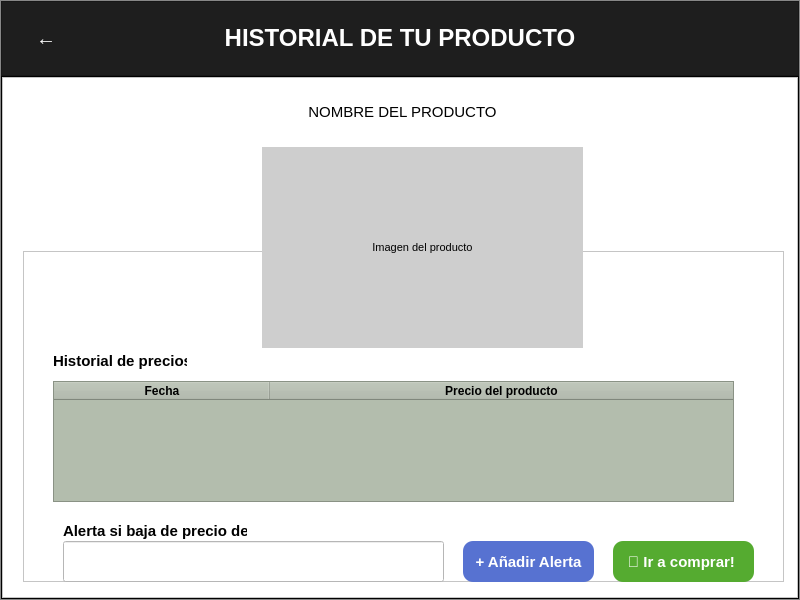
<?xml version="1.0" encoding="UTF-8"?>
<ui version="4.0">
 <class>Historial</class>
 <widget class="QMainWindow" name="Historial">
  <property name="geometry">
   <rect>
    <x>0</x>
    <y>0</y>
    <width>800</width>
    <height>600</height>
   </rect>
  </property>
  <property name="minimumSize">
   <size>
    <width>800</width>
    <height>600</height>
   </size>
  </property>
  <property name="maximumSize">
   <size>
    <width>800</width>
    <height>600</height>
   </size>
  </property>
  <property name="windowTitle">
   <string>Fermady</string>
  </property>
  <property name="windowIcon">
   <iconset>
    <normaloff>imagenes/hucha.png</normaloff>imagenes/hucha.png</iconset>
  </property>
  <widget class="QWidget" name="centralwidget">
   <layout class="QVBoxLayout" name="verticalLayout_2">
    <property name="leftMargin">
     <number>0</number>
    </property>
    <property name="topMargin">
     <number>0</number>
    </property>
    <property name="rightMargin">
     <number>0</number>
    </property>
    <property name="bottomMargin">
     <number>0</number>
    </property>
    <item>
     <widget class="QFrame" name="frame">
      <property name="cursor">
       <cursorShape>ArrowCursor</cursorShape>
      </property>
      <property name="styleSheet">
       <string notr="true">background-color: rgb(175, 175, 175);</string>
      </property>
      <property name="frameShape">
       <enum>QFrame::StyledPanel</enum>
      </property>
      <property name="frameShadow">
       <enum>QFrame::Raised</enum>
      </property>
      <layout class="QVBoxLayout" name="verticalLayout" stretch="1,7">
       <property name="spacing">
        <number>0</number>
       </property>
       <property name="leftMargin">
        <number>0</number>
       </property>
       <property name="topMargin">
        <number>0</number>
       </property>
       <property name="rightMargin">
        <number>0</number>
       </property>
       <property name="bottomMargin">
        <number>0</number>
       </property>
       <item>
        <widget class="QFrame" name="Frame_Sup">
         <property name="styleSheet">
          <string notr="true">background-color: rgb(30, 30, 30);</string>
         </property>
         <property name="frameShape">
          <enum>QFrame::StyledPanel</enum>
         </property>
         <property name="frameShadow">
          <enum>QFrame::Raised</enum>
         </property>
         <layout class="QHBoxLayout" name="horizontalLayout" stretch="1,1,5,2">
          <property name="spacing">
           <number>0</number>
          </property>
          <property name="leftMargin">
           <number>0</number>
          </property>
          <property name="topMargin">
           <number>0</number>
          </property>
          <property name="rightMargin">
           <number>0</number>
          </property>
          <property name="bottomMargin">
           <number>0</number>
          </property>
          <item>
           <widget class="QPushButton" name="btnatras">
            <property name="font">
             <font>
              <pointsize>-1</pointsize>
              <bold>true</bold>
             </font>
            </property>
            <property name="cursor">
             <cursorShape>PointingHandCursor</cursorShape>
            </property>
            <property name="toolTipDuration">
             <number>1</number>
            </property>
            <property name="styleSheet">
             <string notr="true">QPushButton{
background-color: transparent;
        border: none; 
        color: #fff; 
        padding: 10px 20px;
        font-size: 20px;
        font-weight: bold; 
}</string>
            </property>
            <property name="text">
             <string>←</string>
            </property>
           </widget>
          </item>
          <item>
           <spacer name="horizontalSpacer">
            <property name="orientation">
             <enum>Qt::Horizontal</enum>
            </property>
            <property name="sizeHint" stdset="0">
             <size>
              <width>86</width>
              <height>20</height>
             </size>
            </property>
           </spacer>
          </item>
          <item>
           <widget class="QLabel" name="label">
            <property name="font">
             <font>
              <family>Leelawadee UI</family>
              <pointsize>12</pointsize>
              <bold>true</bold>
             </font>
            </property>
            <property name="layoutDirection">
             <enum>Qt::LeftToRight</enum>
            </property>
            <property name="styleSheet">
             <string notr="true"/>
            </property>
            <property name="lineWidth">
             <number>0</number>
            </property>
            <property name="text">
             <string>&lt;html&gt;&lt;head/&gt;&lt;body&gt;&lt;p align=&quot;center&quot;&gt;&lt;span style=&quot; font-size:18pt; color:#ffffff;&quot;&gt;HISTORIAL DE TU PRODUCTO&lt;/span&gt;&lt;/p&gt;&lt;/body&gt;&lt;/html&gt;</string>
            </property>
            <property name="alignment">
             <set>Qt::AlignCenter</set>
            </property>
           </widget>
          </item>
          <item>
           <spacer name="horizontalSpacer_2">
            <property name="orientation">
             <enum>Qt::Horizontal</enum>
            </property>
            <property name="sizeHint" stdset="0">
             <size>
              <width>174</width>
              <height>20</height>
             </size>
            </property>
           </spacer>
          </item>
         </layout>
        </widget>
       </item>
       <item>
        <widget class="QFrame" name="frame_conte">
         <property name="cursor">
          <cursorShape>ArrowCursor</cursorShape>
         </property>
         <property name="styleSheet">
          <string notr="true">background-color: qconicalgradient(cx:1, cy:0.648, angle:0, stop:0 rgba(169, 178, 207, 255), stop:0.596591 rgba(220, 209, 218, 255), stop:0.98 rgba(66, 66, 66, 255), stop:1 rgba(0, 0, 0, 0));</string>
         </property>
         <property name="frameShape">
          <enum>QFrame::StyledPanel</enum>
         </property>
         <property name="frameShadow">
          <enum>QFrame::Raised</enum>
         </property>
         <layout class="QHBoxLayout" name="horizontalLayout_2">
          <property name="spacing">
           <number>0</number>
          </property>
          <property name="leftMargin">
           <number>0</number>
          </property>
          <property name="topMargin">
           <number>0</number>
          </property>
          <property name="rightMargin">
           <number>0</number>
          </property>
          <property name="bottomMargin">
           <number>0</number>
          </property>
          <item>
           <widget class="QFrame" name="frame_4">
            <property name="styleSheet">
             <string notr="true">background-color: rgb(255, 255, 255);</string>
            </property>
            <property name="frameShape">
             <enum>QFrame::StyledPanel</enum>
            </property>
            <property name="frameShadow">
             <enum>QFrame::Raised</enum>
            </property>
            <widget class="QFrame" name="frame_2">
             <property name="geometry">
              <rect>
               <x>21</x>
               <y>174</y>
               <width>761</width>
               <height>331</height>
              </rect>
             </property>
             <property name="styleSheet">
              <string notr="true"> &lt;table id=&quot;tablaAlumnos&quot;&gt;
        &lt;thead&gt;
            &lt;tr&gt;
                &lt;th&gt;Número de Cuenta&lt;/th&gt;
                &lt;th&gt;Nombre&lt;/th&gt;
                &lt;th&gt;Nota Final&lt;/th&gt;
                &lt;th&gt;Acciones&lt;/th&gt;
            &lt;/tr&gt;
        &lt;/thead&gt;
        &lt;tbody id=&quot;cuerpoTabla&quot;&gt;&lt;/tbody&gt;
    &lt;/table&gt;</string>
             </property>
             <property name="frameShape">
              <enum>QFrame::StyledPanel</enum>
             </property>
             <property name="frameShadow">
              <enum>QFrame::Raised</enum>
             </property>
             <widget class="QTableWidget" name="tablahist">
              <property name="geometry">
               <rect>
                <x>30</x>
                <y>130</y>
                <width>681</width>
                <height>121</height>
               </rect>
              </property>
              <property name="minimumSize">
               <size>
                <width>0</width>
                <height>0</height>
               </size>
              </property>
              <property name="styleSheet">
               <string notr="true">background-color: rgb(179, 189, 173);</string>
              </property>
              <attribute name="horizontalHeaderMinimumSectionSize">
               <number>39</number>
              </attribute>
              <attribute name="horizontalHeaderDefaultSectionSize">
               <number>216</number>
              </attribute>
              <attribute name="horizontalHeaderShowSortIndicator" stdset="0">
               <bool>true</bool>
              </attribute>
              <attribute name="horizontalHeaderStretchLastSection">
               <bool>true</bool>
              </attribute>
              <attribute name="verticalHeaderCascadingSectionResizes">
               <bool>true</bool>
              </attribute>
              <attribute name="verticalHeaderMinimumSectionSize">
               <number>24</number>
              </attribute>
              <attribute name="verticalHeaderDefaultSectionSize">
               <number>30</number>
              </attribute>
              <attribute name="verticalHeaderShowSortIndicator" stdset="0">
               <bool>true</bool>
              </attribute>
              <attribute name="verticalHeaderStretchLastSection">
               <bool>true</bool>
              </attribute>
              <column>
               <property name="text">
                <string notr="true">Fecha</string>
               </property>
               <property name="toolTip">
                <string notr="true"/>
               </property>
               <property name="whatsThis">
                <string notr="true"/>
               </property>
               <property name="font">
                <font>
                 <family>Arial</family>
                 <bold>true</bold>
                </font>
               </property>
              </column>
              <column>
               <property name="text">
                <string notr="true">Precio del producto</string>
               </property>
               <property name="toolTip">
                <string notr="true"/>
               </property>
               <property name="whatsThis">
                <string notr="true"/>
               </property>
               <property name="font">
                <font>
                 <family>Arial</family>
                 <bold>true</bold>
                </font>
               </property>
              </column>
             </widget>
             <widget class="QLineEdit" name="textalerta">
              <property name="geometry">
               <rect>
                <x>40</x>
                <y>290</y>
                <width>381</width>
                <height>41</height>
               </rect>
              </property>
              <property name="font">
               <font>
                <pointsize>9</pointsize>
                <bold>false</bold>
               </font>
              </property>
              <property name="cursor">
               <cursorShape>ArrowCursor</cursorShape>
              </property>
              <property name="toolTip">
               <string/>
              </property>
              <property name="styleSheet">
               <string notr="true">background-color: rgb(255, 255, 255);</string>
              </property>
              <property name="text">
               <string/>
              </property>
             </widget>
             <widget class="QLabel" name="label_2">
              <property name="geometry">
               <rect>
                <x>40</x>
                <y>270</y>
                <width>184</width>
                <height>20</height>
               </rect>
              </property>
              <property name="font">
               <font>
                <family>Leelawadee UI</family>
                <bold>true</bold>
               </font>
              </property>
              <property name="text">
               <string>&lt;html&gt;&lt;head/&gt;&lt;body&gt;&lt;p&gt;&lt;span style=&quot; font-size:11pt; font-weight:700;&quot;&gt;Alerta si baja de precio de:&lt;/span&gt;&lt;/p&gt;&lt;/body&gt;&lt;/html&gt;</string>
              </property>
             </widget>
             <widget class="QPushButton" name="btnalerta">
              <property name="geometry">
               <rect>
                <x>440</x>
                <y>290</y>
                <width>131</width>
                <height>41</height>
               </rect>
              </property>
              <property name="sizePolicy">
               <sizepolicy hsizetype="Fixed" vsizetype="Fixed">
                <horstretch>0</horstretch>
                <verstretch>0</verstretch>
               </sizepolicy>
              </property>
              <property name="font">
               <font>
                <family>Leelawadee UI</family>
                <pointsize>11</pointsize>
                <italic>false</italic>
                <bold>true</bold>
               </font>
              </property>
              <property name="cursor">
               <cursorShape>PointingHandCursor</cursorShape>
              </property>
              <property name="styleSheet">
               <string notr="true">QPushButton {
    color: rgb(255, 255, 255);
    background-color: rgb(87, 114, 209);
    border-radius: 10px;
  }

QPushButton:hover {
 		background-color: rgb(80, 46, 139);
}

</string>
              </property>
              <property name="text">
               <string>+ Añadir Alerta</string>
              </property>
             </widget>
             <widget class="QLabel" name="label_3">
              <property name="geometry">
               <rect>
                <x>30</x>
                <y>100</y>
                <width>134</width>
                <height>20</height>
               </rect>
              </property>
              <property name="font">
               <font>
                <family>Leelawadee UI</family>
                <bold>true</bold>
               </font>
              </property>
              <property name="styleSheet">
               <string notr="true">background-color: transparent;</string>
              </property>
              <property name="text">
               <string>&lt;html&gt;&lt;head/&gt;&lt;body&gt;&lt;p&gt;&lt;span style=&quot; font-size:11pt; font-weight:700;&quot;&gt;Historial de precios&lt;/span&gt;&lt;/p&gt;&lt;/body&gt;&lt;/html&gt;</string>
              </property>
             </widget>
             <widget class="QPushButton" name="btncomprar">
              <property name="geometry">
               <rect>
                <x>590</x>
                <y>290</y>
                <width>141</width>
                <height>41</height>
               </rect>
              </property>
              <property name="sizePolicy">
               <sizepolicy hsizetype="Fixed" vsizetype="Fixed">
                <horstretch>0</horstretch>
                <verstretch>0</verstretch>
               </sizepolicy>
              </property>
              <property name="font">
               <font>
                <family>Leelawadee UI</family>
                <pointsize>11</pointsize>
                <italic>false</italic>
                <bold>true</bold>
               </font>
              </property>
              <property name="cursor">
               <cursorShape>PointingHandCursor</cursorShape>
              </property>
              <property name="styleSheet">
               <string notr="true">QPushButton {
    color: rgb(255, 255, 255);
    background-color: rgb(85, 171, 48);
    border-radius: 10px;
  }

QPushButton:hover {
 		
	background-color: rgb(31, 98, 13);
}

</string>
              </property>
              <property name="text">
               <string>🛒 Ir a comprar! </string>
              </property>
             </widget>
            </widget>
            <widget class="QLabel" name="nproducto">
             <property name="geometry">
              <rect>
               <x>30</x>
               <y>15</y>
               <width>741</width>
               <height>41</height>
              </rect>
             </property>
             <property name="font">
              <font>
               <family>Leelawadee UI</family>
               <bold>true</bold>
              </font>
             </property>
             <property name="styleSheet">
              <string notr="true">background-color: transparent;</string>
             </property>
             <property name="text">
              <string>&lt;html&gt;&lt;head/&gt;&lt;body&gt;&lt;p align=&quot;center&quot;&gt;&lt;span style=&quot; font-size:11pt; font-weight:400;&quot;&gt;NOMBRE DEL PRODUCTO&lt;/span&gt;&lt;/p&gt;&lt;/body&gt;&lt;/html&gt;</string>
             </property>
            </widget>
            <widget class="QLabel" name="lbproducto">
             <property name="geometry">
              <rect>
               <x>260</x>
               <y>70</y>
               <width>321</width>
               <height>201</height>
              </rect>
             </property>
             <property name="maximumSize">
              <size>
               <width>321</width>
               <height>201</height>
              </size>
             </property>
             <property name="font">
              <font>
               <family>Leelawadee UI</family>
               <pointsize>14</pointsize>
               <bold>true</bold>
              </font>
             </property>
             <property name="styleSheet">
              <string notr="true">background-color: rgb(206, 206, 206);</string>
             </property>
             <property name="text">
              <string>&lt;html&gt;&lt;head/&gt;&lt;body&gt;&lt;p align=&quot;center&quot;&gt;&lt;span style=&quot; font-size:8pt; font-weight:400;&quot;&gt;Imagen del producto&lt;/span&gt;&lt;/p&gt;&lt;/body&gt;&lt;/html&gt;</string>
             </property>
            </widget>
           </widget>
          </item>
         </layout>
        </widget>
       </item>
      </layout>
     </widget>
    </item>
   </layout>
  </widget>
 </widget>
 <resources/>
 <connections/>
</ui>
